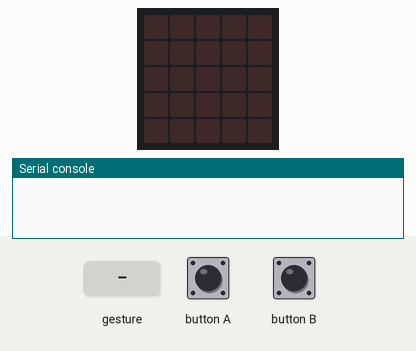
This program was run on a simulated BBC micro:bit running MicroPython. On the bench: the board's 5×5 LED display, the last lines printed to the serial console. The inputs (shaded band) are chosen by the test bench. No radio messages arrive unless stated (any console line starting 'radio sent:' is added by the test bench); a tilt is held for 1.5 s and a shake lasts 1 s, then the board lies face up again.

Above: at 1.2 s.
1.3 s: gesture 'right'
At 2.6 s:
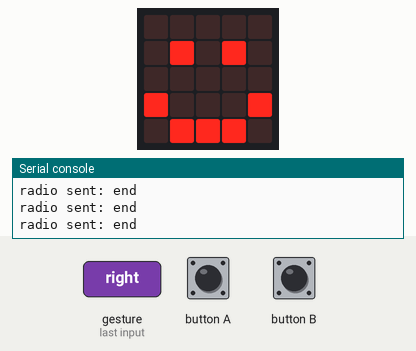
2.9 s: button A pressed for 1 s
At 3.7 s:
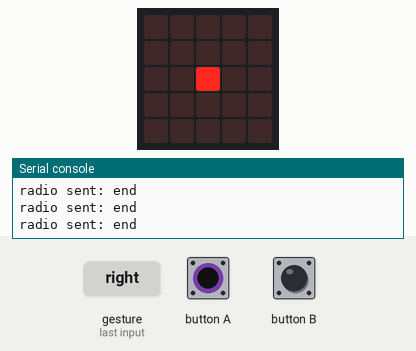
5.4 s: gesture 'up'
At 6.0 s:
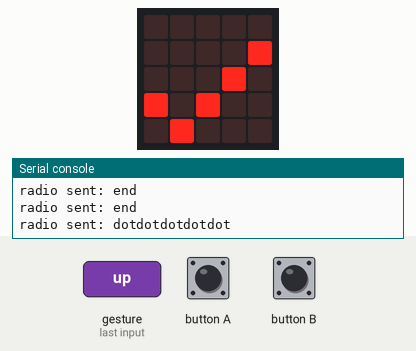
7.0 s: button B pressed for 0.15 s
At 7.1 s:
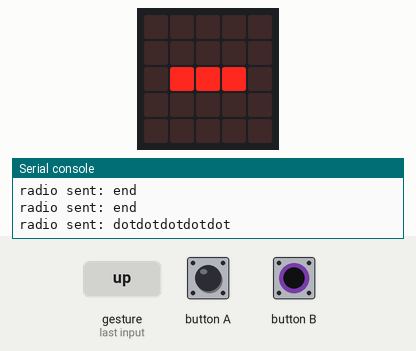
8.7 s: button B pressed for 3.2 s
13.4 s: button A pressed for 3.2 s
At 14.2 s:
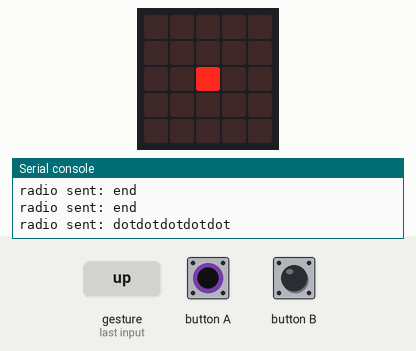
Timing chart, 0 to 16.4 s (numbered marks = the images above; inputs shaded):
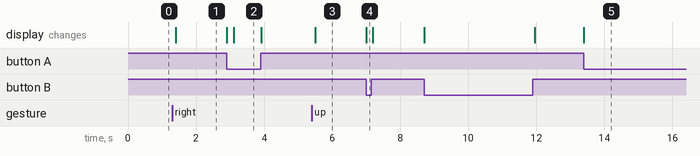

The program:

satellite_station_origin_morse.py
```python
from microbit import *
import radio

# turn on the radio using default channel 7
radio.config(channel=7)
radio.on()

dots_and_dashes = []
message_sent = False

dash_image = Image("00000:"
             "00000:"
             "09990:"
             "00000:"
             "00000")

while True:
    if button_a.is_pressed():
        dots_and_dashes.append("dot")
        display.set_pixel(2,2,9)
        sleep(200)
        display.clear()

    elif button_b.is_pressed():
        dots_and_dashes.append("dash")
        display.show(dash_image)
        sleep(200)
        display.clear()

    # send letter as string of dots and dashes
    elif accelerometer.is_gesture("up") and message_sent is False and dots_and_dashes != []:
        message_sent = True
        # create an empty string
        code = ""
        for morse_code in dots_and_dashes:
            code = code + morse_code
        radio.send(code)
        display.show(Image.YES)

    # send "end of message"
    elif accelerometer.is_gesture("right") or accelerometer.is_gesture("left"):
        radio.send("end")
        display.show(Image.HAPPY)

    # empty the message ready to send another
    if accelerometer.is_gesture("down") and message_sent is True:
        dots_and_dashes = []
        message_sent = False
        display.clear()
```

Measured:
- after the input at 1.3 s, the display: changes after 0.10 s (image 1)
- after the input at 2.9 s, the display: first changes at once (image 2 shows a later state)
- after the input at 5.4 s, the display: changes after 0.10 s (image 3)
- after the input at 7.0 s, the display: changes at once (image 4)
- after the input at 13.4 s, the display: changes at once (image 5)
